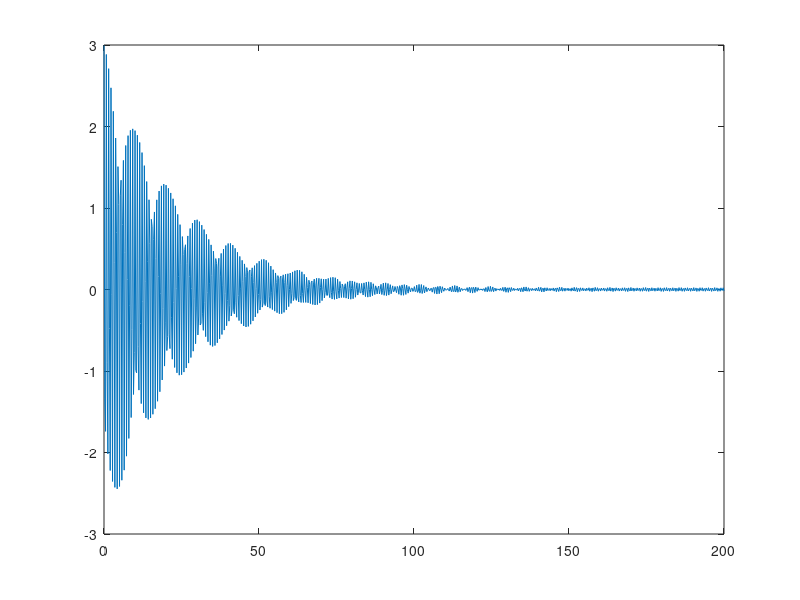
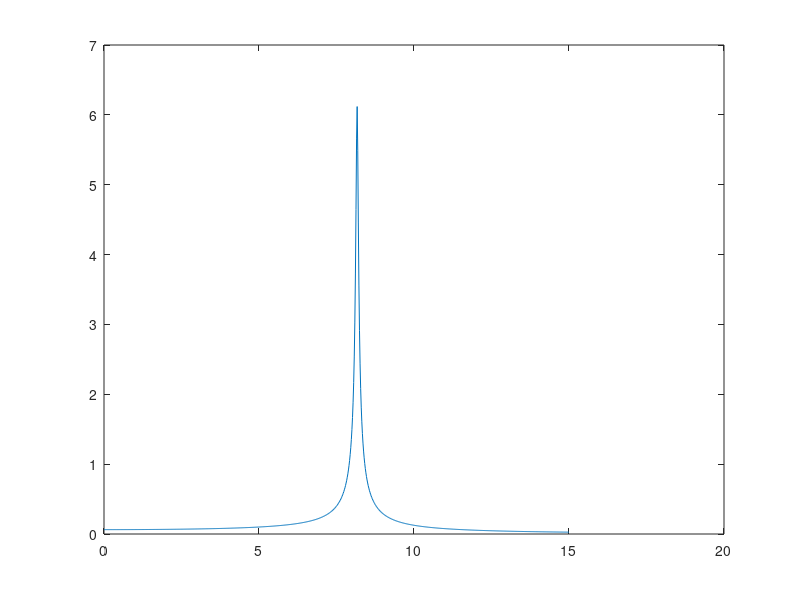
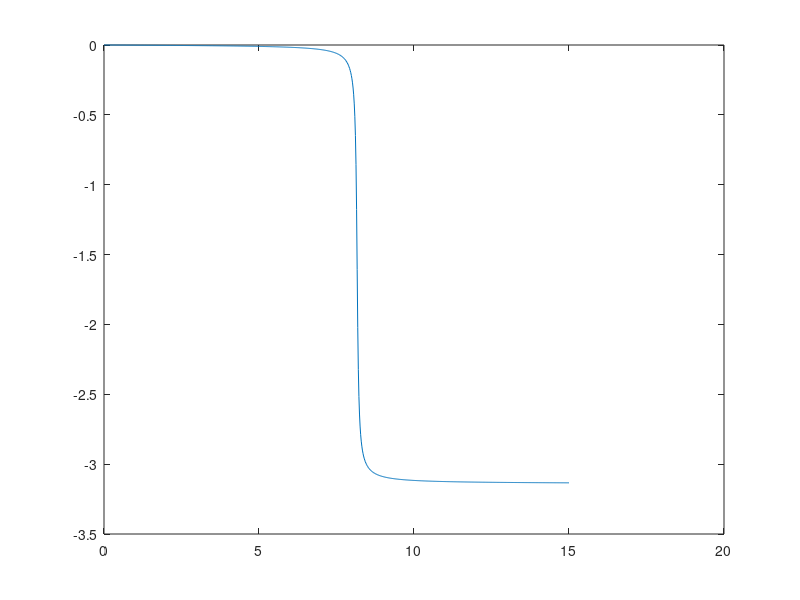
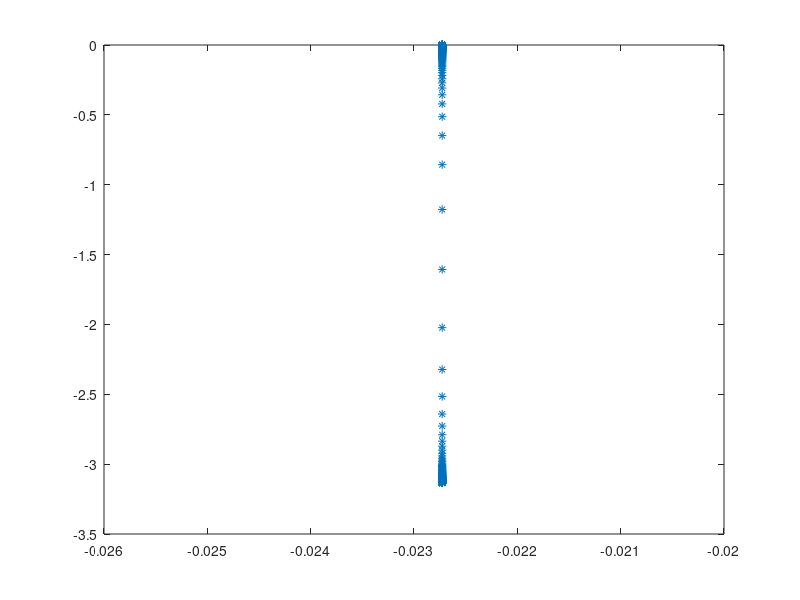

Write the MATLAB code that produced these figures, in order.
x = linspace(0,200,800);
A = 3;
k = 4000;
m = 60;
f = 0;
omega = sqrt(k/m);
b = 5;
gamma = b/m;
szig = -1*gamma/2;
k1 = 5000;
m1 = 20;
fd= f;
ff = 250;
omegaf = sqrt(k1/m1);
omegad = sqrt(omega^2-szig^2);
B = (ff/m)/(omega^2-omegaf^2);
figure;
plot(x, A.*exp(x*szig).*cos((omegad*x+fd))+B.*cos((omegaf*x+ff)));
omegaf = linspace(0,15,800);
hold on;
figure;
plot(omegaf,(ff/m).*(1./sqrt((omega^2-omegaf.^2).^2+(gamma.*omegaf).^2)));
hold on;
figure;
plot(omegaf,f+atan2(-1*(gamma.*omegaf), (omega^2-omegaf.^2)));
hold on;
figure;
AB = (ff/m).*(1./sqrt((omega^2-omegaf.^2).^2+(gamma.*omegaf).^2));
nyp = complex(B,atan2(-1*(gamma.*omegaf), (omega^2-omegaf.^2)));
plot(real(nyp), imag(nyp), "*");